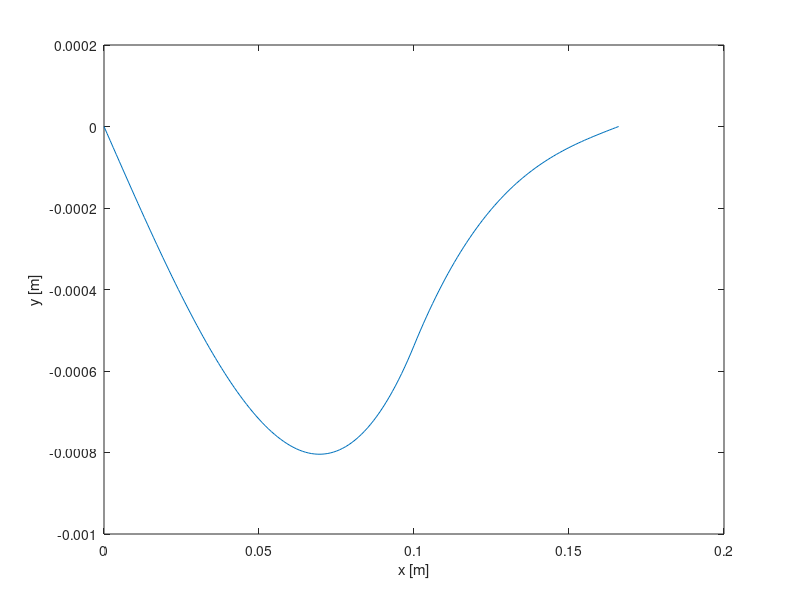

The MATLAB script that drew this image: (Note: this script raises an error after producing the figure.)
%% Poutre sur deux appuis soumise à un moment pur
clf; clear; clc; close all;

%% Variables

L = 0.166; % m, longueur bati
w = 0.2; % m, largeur bati
h = 0.0023; % m, epaisseur bati
a = 0.1; % m

% modules d'Young
E_al = 69e9; % Pa
E_ac = 200e9; % Pa
E_bois = 13e9; % Pa

E = E_bois;

I = w*h^3/12;

%% calcul moment M

Lm = 0.065; % m
Fmax = 48.4; % N

M = Lm*Fmax % Nm

%% formules deformee
% x < a
getY1 = @(x) -M/(6*E*I*L)*(6*a.*x*L - 3*a^2.*x - 2*L^2.*x - x.^3);

y1_a = getY1(a)

% x >= a
getY2 = @(x) -M/(6*E*I*L)*(3*a^2*L + 3.*x.^2*L - 3*a^2.*x - 2*L^2.*x - x.^3);

%% calculs deformee

x1 = 0:0.001:a;
y1 = getY1(x1);

x2 = a:0.001:L;
y2 = getY2(x2);

x = [x1 x2];
y = [y1 y2];

%% plot
figure();
plot(x,y);
xlabel('x [m]')
ylabel('y [m]')
xline(a);
grid on;

%% calculs de l'angle en a

% estimation

i = find(x>=a,1)

dx = x(i) - x(i-1); 
dy = y(i) - y(i-1);

ypa_est = dy/dx

% valeur exacte

ypa = -M/(6*E*I*L)*(6*a*L - 2*L^2 - 6*a^2)

theta = rad2deg(atan(ypa))
